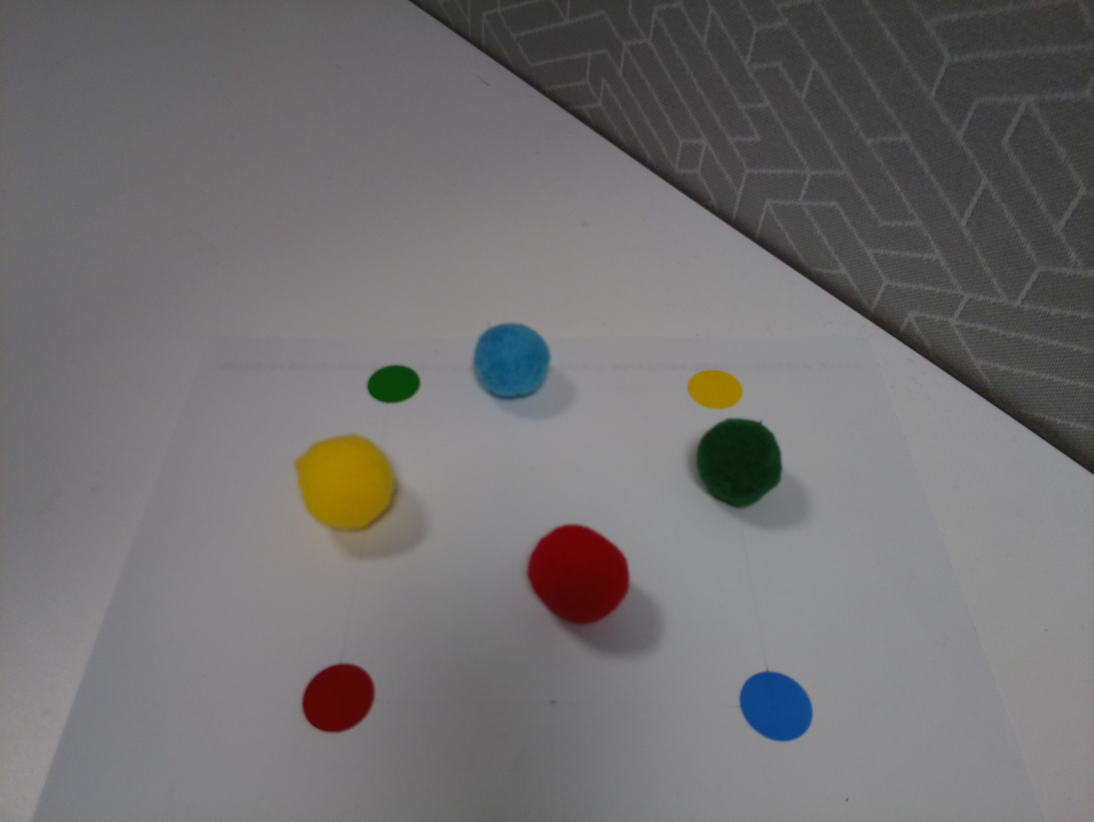
#> input picture Computer_vision_Workshops/opencv_prac/test1.jpg, 3280 x 2464 px, given in place of DRC2016.jpg, which was not available (shown at 1/3 size); the run also reads 1 picture not shown here
$ python OpenCVpythonWorkshopCode.py
#> lines starting #> are read from the running program, lines starting #| are printed output that depends on the picture; after the words box and inside, x2 and y2 are one past the last pixel; in counts of white or black regions, pixels touching at a corner belong together; pictures that were not available may be replaced by others from this repository, and a replacement may not be noted
import numpy as np
import cv2
from matplotlib import pyplot as plt

#--------------------------------------------------
#Get Grayscale image from Blue Green Red one
imageBGR = cv2.imread('DRC2016.jpg')
#> imageBGR is the input picture: shape (2464, 3280, 3); mean B, G, R 113.1, 112.5, 114.6
gray_image = cv2.cvtColor(imageBGR, cv2.COLOR_BGR2GRAY)
cv2.imshow('gray_image',gray_image)
cv2.waitKey(0)                 # Waits forever for user to press any key
cv2.destroyAllWindows()        # Closes displayed windows
#-------------------------------------------------

#--------------------------------------------------
#Resizing Colour Images
imageBGR = cv2.imread('test.jpg') #be aware that cv2 reads colours in BGR
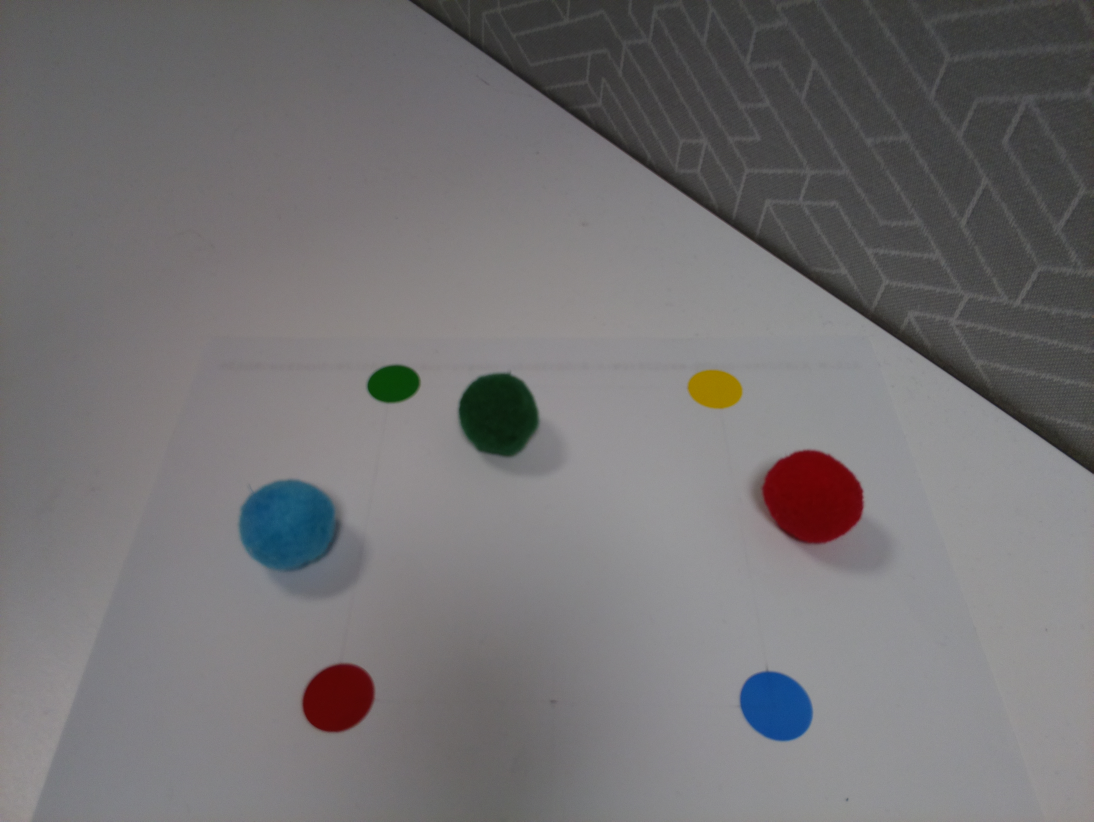
#> input picture Computer_vision_Workshops/opencv_prac/test.jpg, 3280 x 2464 px (shown at 1/3 size)
#> imageBGR is the input picture: shape (2464, 3280, 3); mean B, G, R 115.7, 114.2, 116.2

#Resize by 30%
scale = 0.3;
width = int(imageBGR.shape[1]*scale); #extract shape width and scale it
#> width = 984
height = int(imageBGR.shape[0]*scale); #extract shape height and scale it
#> height = 739
imageBGRs = cv2.resize(imageBGR, (width,height))

#Show image
cv2.imshow('imageBGRs',imageBGRs)
cv2.waitKey(0)                 # Waits forever for user to press any key
cv2.destroyAllWindows()        # Closes displayed windows
#-------------------------------------------------

#-------------------------------------------------
#Thresholding Grayscale Images
img = cv2.imread('DRC2016.jpg',0) #0 makes it grayscale
#> img: shape (2464, 3280); min 18, max 156, mean 113.2
ret,thresh1 = cv2.threshold(img,127,255,cv2.THRESH_BINARY)
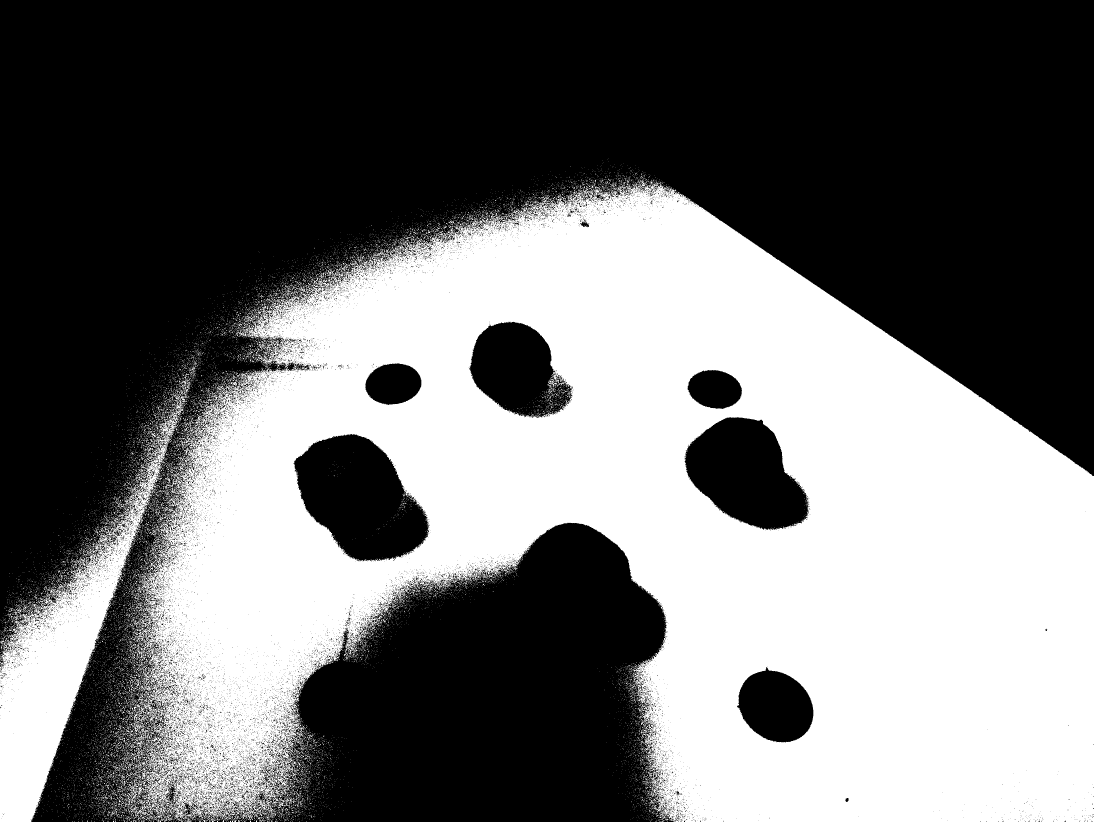
#> thresh1: shape (2464, 3280) (shown at 1/3 size); 43.3% white; 17000 white regions (16491 under 20 px), largest, box (x1, y1, x2, y2) and area: (380, 540, 3280, 2464) 3263630, (0, 1175, 562, 2464) 167162, (400, 2429, 443, 2458) 273
ret,thresh2 = cv2.threshold(img,127,255,cv2.THRESH_BINARY_INV)
ret,thresh3 = cv2.threshold(img,127,255,cv2.THRESH_TRUNC)
ret,thresh4 = cv2.threshold(img,127,255,cv2.THRESH_TOZERO)
ret,thresh5 = cv2.threshold(img,127,255,cv2.THRESH_TOZERO_INV)
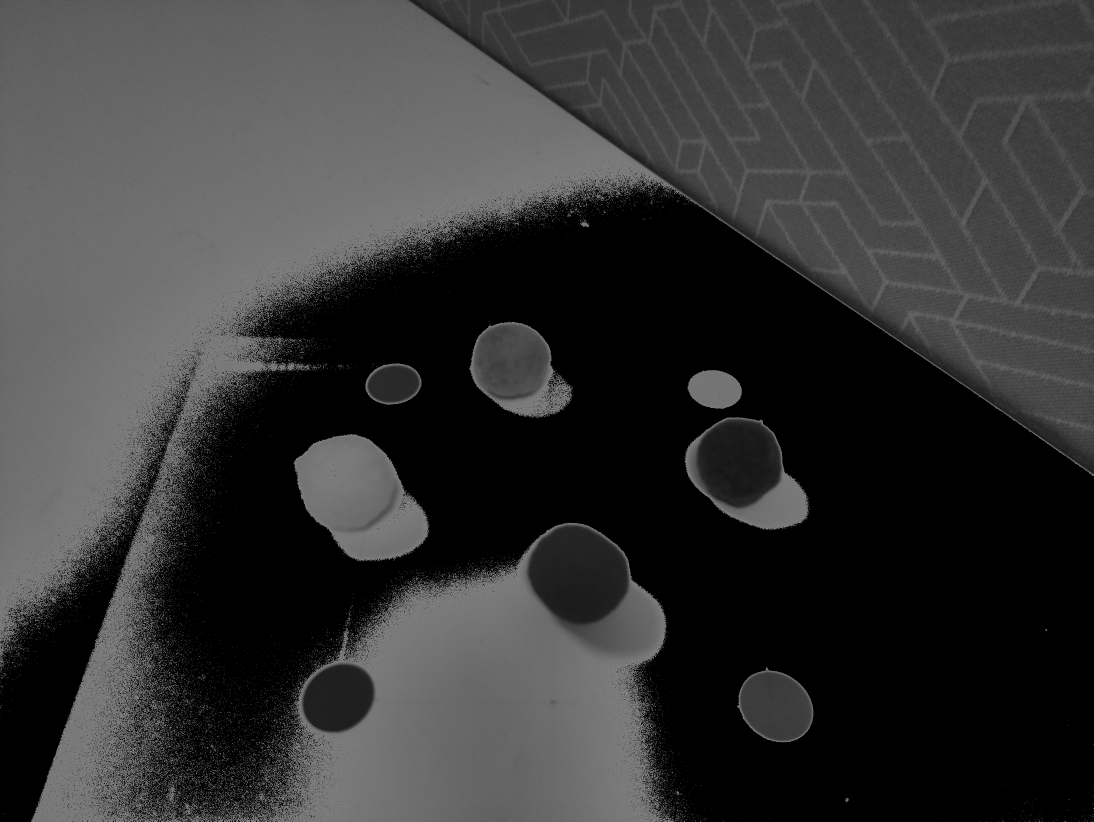
#> thresh5: shape (2464, 3280) (shown at 1/3 size); min 0, max 127, mean 53.4
titles = ['Original Image','BINARY','BINARY_INV','TRUNC','TOZERO','TOZERO_INV']
images = [img, thresh1, thresh2, thresh3, thresh4, thresh5]
for i in xrange(6):
    plt.subplot(2,3,i+1),plt.imshow(images[i],'gray')
    plt.title(titles[i])
    plt.xticks([]),plt.yticks([])
plt.show()
#-------------------------------------------------


#--------------------------------------------------
#The Colour Plane Thresholding

#We will threshold out The colour Blue

#Separate channels like this:
#b, g, r = imageBGR7[:, :, 0], imageBGR7[:, :, 1], imageBGR7[:, :, 2]

#Load test Image
imageBGR7 = cv2.imread('test7.jpg') #be aware that cv2 reads colours in BGR

#Threshold bounds note its (b,g,r) so 100<b<255, 0<g<80, 0<r<80
lower_bounds = np.array([100,0,0])
upper_bounds = np.array([255,80,80])
mask = cv2.inRange(imageBGR7,lower_bounds,upper_bounds)
#> mask: shape (2464, 3280); 0.71% white; 460 white regions (437 under 20 px), largest, box (x1, y1, x2, y2) and area: (2222, 2015, 2431, 2221) 32264, (733, 1468, 995, 1702) 22921, (742, 1605, 764, 1631) 201

#Resize images for display
scale = 0.3;
width = int(imageBGR7.shape[1]*scale); #extract shape width and scale it
height = int(imageBGR7.shape[0]*scale); #extract shape height and scale it
imageBGR7s = cv2.resize(imageBGR7, (width,height))
masks = cv2.resize(mask, (width,height)) #same size

#Show image
cv2.imshow('Colour Image',imageBGR7s)
cv2.imshow('Thresholding in Colour',masks)
cv2.waitKey(0)                 # Waits forever for user to press any key
cv2.destroyAllWindows()        # Closes displayed windows
#--------------------------------------------------


#--------------------------------------------------
#The HSV Thresholding and Bitwise operation

#We will threshold out The colour Blue

#Load test Image
imageBGR7 = cv2.imread('test7.jpg') #be aware that cv2 reads colours in BGR
#Convert to HSV
hsv = cv2.cvtColor(imageBGR7, cv2.COLOR_BGR2HSV)
#> hsv: shape (2464, 3280, 3); mean H, S, V 106.8, 13.5, 118.5

#Threshold bounds note its (h,s,v) so 100<h<140, 50<s<255, 50<v<255
#Note Hue range is [0,179], Saturation range is [0,255] and Value range is [0,255]
lower_bounds = np.array([100,50,50])
upper_bounds = np.array([140,255,255])
mask = cv2.inRange(hsv,lower_bounds,upper_bounds)
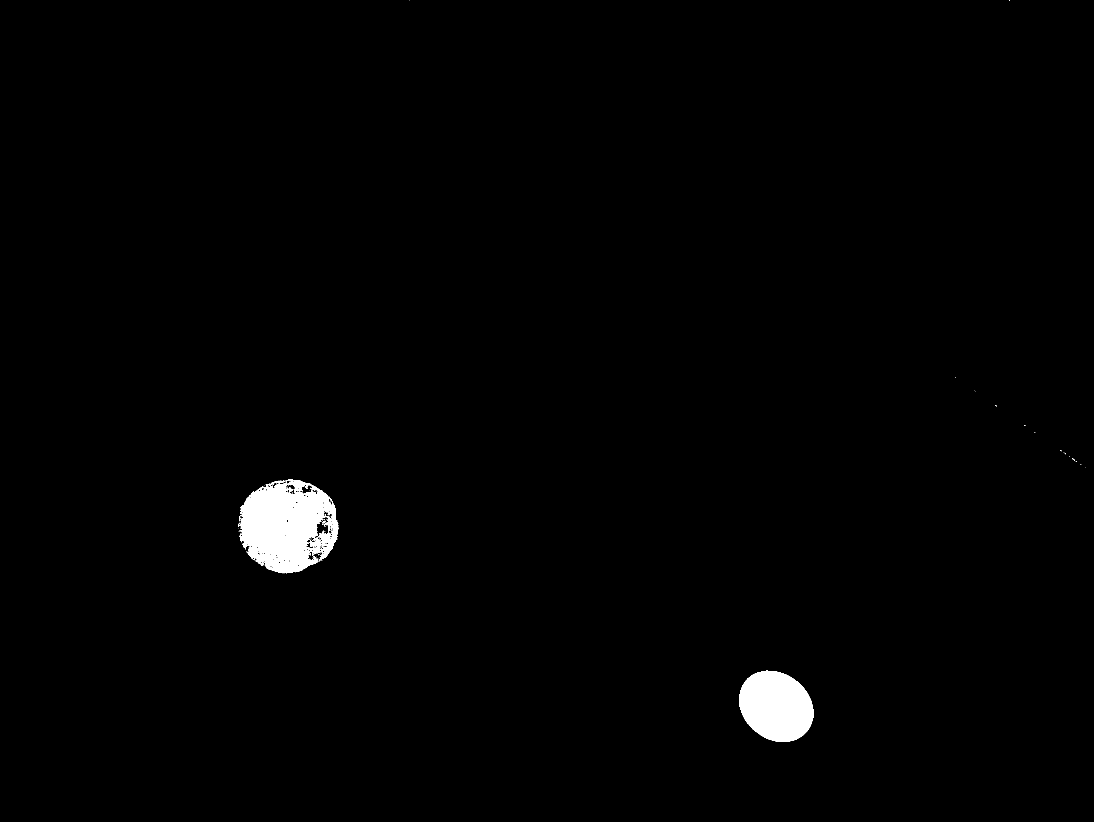
#> mask: shape (2464, 3280) (shown at 1/3 size); 1.2% white; 82 white regions (76 under 20 px), largest, box (x1, y1, x2, y2) and area: (718, 1438, 1016, 1720) 56148, (2218, 2012, 2440, 2226) 36540, (717, 1547, 722, 1564) 37, (916, 1456, 924, 1460) 24, (720, 1590, 726, 1597) 22, (916, 1462, 924, 1466) 21

#Resize images for display
scale = 0.3;
width = int(imageBGR7.shape[1]*scale); #extract shape width and scale it
height = int(imageBGR7.shape[0]*scale); #extract shape height and scale it
imageBGR7s = cv2.resize(imageBGR7, (width,height))
masks = cv2.resize(mask, (width,height)) #same size

#Extra overlay binary image over colour image
# Bitwise-AND mask and original image
result = cv2.bitwise_and(imageBGR7s,imageBGR7s, mask= masks)

#Show image
cv2.imshow('Colour Image',imageBGR7s)
cv2.imshow('HSV Thresholding',result)
cv2.waitKey(0)                 # Waits forever for user to press any key
cv2.destroyAllWindows()        # Closes displayed windows
#--------------------------------------------------

##--------------------------------------------------
##The Colour Plane Chromaticity
#
##Load test Image
#imageBGR7 = cv2.imread('test7.jpg') #be aware that cv2 reads colours in BGR
#
##Separate channels like this:
#B, G, R = imageBGR7[:, :, 0], imageBGR7[:, :, 1], imageBGR7[:, :, 2]
#
##Find size of image
#width = imageBGR7.shape[1]
#height = imageBGR7.shape[0]
#
##Initialise
#r = np.zeros((height, width))
#g = np.zeros((height, width))
#b = np.zeros((height, width))
#
##Loop around the image pixels
#for j in range(0,width,1):
#    for i in range(0,height,1):
#        #Chromaticity functions
#        r[i,j] = int(255* R[i,j]/(R[i,j]+G[i,j]+B[i,j]))
#        g[i,j] = int(255* G[i,j]/(R[i,j]+G[i,j]+B[i,j]))
#        b[i,j] = int(255* B[i,j]/(R[i,j]+G[i,j]+B[i,j]))
#
##Merge the Image as one again
#Chroma = np.zeros((height, width, 3))
#Chroma[:, :, 0] = b
#Chroma[:, :, 1] = g
#Chroma[:, :, 2] = r
#
#
##Resize images for display
#scale = 0.3;
#width = int(imageBGR7.shape[1]*scale); #extract shape width and scale it
#height = int(imageBGR7.shape[0]*scale); #extract shape height and scale it
#imageBGR7s = cv2.resize(imageBGR7, (width,height))
#Chromas = cv2.resize(Chroma, (width,height)) #same size
#
##Show image
#cv2.imshow('Colour Image',imageBGR7s)
#cv2.imshow('Chromaticity',Chromas)
#cv2.waitKey(0)                 # Waits forever for user to press any key
#cv2.destroyAllWindows()        # Closes displayed windows
##--------------------------------------------------
#
